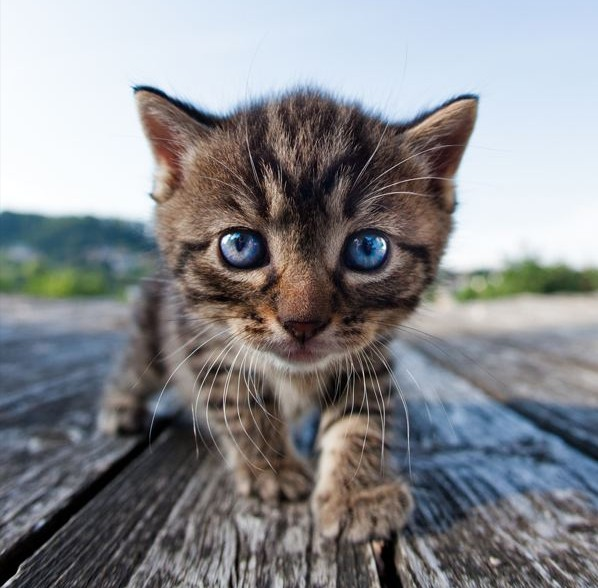
#> input picture examples/cat.jpg, 598 x 588 px
$ python -i ascii.py   (imports and definitions only)
#> lines starting #> are read from the running program, lines starting #| are printed output that depends on the picture
from PIL import Image


class ASCIIArt:
    GRAYSCALE = " .,:'`\";~-_|/=\<+>?)*^(!}{v[I&]wrcVisJmYejoWn%Xtzux17lCFLT3fSZ2a@y4GOKMU#APk605Ed8Qb9NhBDHRqg$p"
    FULL_RANGE = GRAYSCALE
    HALF_RANGE = GRAYSCALE[::2]
    QUARTER_RANGE = GRAYSCALE[::4]
    EIGHTH_RANGE = GRAYSCALE[::8]
    BLOCK = "#"

    def __init__(self, picture_path, scale=1):
        """
        Converts an image to ASCII Art

        :param picture_path: path to ascii_picture name including extension
        :param scale: 1 is roughly the original grey_image size. Can be larger (3), can be smaller (1/4)
        """
#> called with picture_path = '../examples/cat.jpg', scale = 1
        if '.' not in picture_path:
            picture_path += '.jpg'
        self.picture_path = picture_path
        self.color_image = Image.open(picture_path)
#> self.color_image is the input picture: PIL image 598x588 RGB; mean R, G, B 136.2, 137.5, 141.4
        self.scale = 7 / scale
        self.width = int(self.color_image.size[0] / self.scale)
#> self.width = 85
        self.height = int(self.color_image.size[1] / (self.scale * 1.8))
#> self.height = 46
        self.color_image = self.color_image.resize((self.width, self.height), Image.BILINEAR)
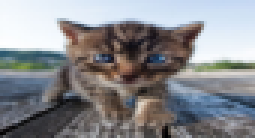
#> self.color_image: PIL image 85x46 RGB (shown 3 times larger); mean R, G, B 136.2, 137.5, 141.4
        self.grey_image = self.color_image.convert("L")
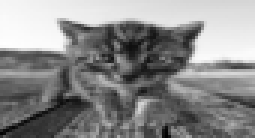
#> self.grey_image: PIL image 85x46 L (shown 3 times larger); min 1, max 255, mean 137.6
        self.ascii_picture = []

    def draw_ascii(self, char_list=' .:-=+*#%@', high_pass=0, low_pass=0, curve=1.2):
        """
        Draws ASCII art using the given parameters. Using an alternate char_set allows for custom ASCII. Use
        sort() to return the correct order if you aren't sure what the greyscale order of the character set is.

        :param char_list: sets the characters used in ASCII rendering
        :param high_pass: 1 to 100 removes darker areas
        :param low_pass: 1 to 100 removes lighter
        :param curve: defaults to linear. curve > 1 is lighter. 1 > curve > 0 is darker. curve < 0 is grey
        :return: list of all characters in the ASCII piece. Use .join() to display the text

        """
#> called with char_list = ' .:-=+*#%@', high_pass = 0, low_pass = 0, curve = 1.2
        for y in range(0, self.grey_image.size[1]):
            for x in range(0, self.grey_image.size[0]):
                brightness = 255 - self.grey_image.getpixel((x, y))
                if curve < 1:
                    choice = int(brightness * (len(char_list) / 255) ** curve)
                else:
                    choice = int(len(char_list) * (brightness / 255) ** curve)
                if choice >= len(char_list):
                    choice = len(char_list) - 1
                self.ascii_picture.append(char_list[choice])
            self.ascii_picture.append("\n")
#> after the loop, self.ascii_picture = 3956 items, first 6: ' ', ' ', ' ', ' ', ' ', ' '
        if low_pass > 0:
            low_pass = int(low_pass * len(char_list) / 100)
            for i in range(low_pass):
                self.ascii_picture = [char.replace((char_list[i]), ' ') for char in self.ascii_picture]
        if high_pass > 0:
            high_pass = int(high_pass * len(char_list) / 100)
            for i in range(high_pass):
                self.ascii_picture = [char.replace((char_list[-i]), ' ') for char in self.ascii_picture]
        return self.ascii_picture

    def draw_color_ascii(self, char_list=' .:-=+*#%@', high_pass=0, low_pass=0, curve=1.2):
        """
        Color adaptation of draw_ascii.

        :param char_list: sets the characters used in ASCII rendering
        :param high_pass: 1 to 100 removes darker areas
        :param low_pass: 1 to 100 removes lighter
        :param curve: defaults to linear. curve > 1 is lighter. 1 > curve > 0 is darker. curve < 0 is grey
        :return: list of lists. list[0] contains ASCII character, list[1] contains color value

        """
        ascii_picture = self.draw_ascii(char_list, high_pass, low_pass, curve)
#> ascii_picture = 3956 items, first 6: ' ', ' ', ' ', ' ', ' ', ' '
        color_code = self.get_color_codes()
#> after the loop in get_color_codes, `for y in range(0, self.color_image.size[1]):`: color_codes = 3910 items, first 6: '#f1f6fc', '#f1f6fc', '#f0f5fb', '#f0f5fb', '#f0f5fb', '#eff5fc'
#> color_code has the same summary as color_codes in get_color_codes
        ascii_color = []
        count = 0
        for index, char in enumerate(ascii_picture):
            if char != '\n':
                ascii_color.append([char, color_code[count]])
                count += 1
            else:
                ascii_color.append([char, '#000000'])
#> this loop made 3956 passes
#> char on passes 1 to 12: ' ', ' ', ' ', ' ', ' ', ' ', ' ', ' ', ' ', ' ', ' ', ' '
#> after the loop, ascii_color = 3956 items, first 6: [' ', '#f1f6fc'], [' ', '#f1f6fc'], [' ', '#f0f5fb'], [' ', '#f0f5fb'], [' ', '#f0f5fb'], [' ', '#eff5fc']; count = 3910
        return ascii_color

    def draw_html(self, char_list=' .:-=+*#%@', high_pass=0, low_pass=0, curve=1.2, background_color='white'):
        """
        HTML adaptation of draw_ascii. Formats colored ASCII to HTML

        :param char_list: sets the characters used in ASCII rendering
        :param high_pass: 1 to 100 removes darker areas
        :param low_pass: 1 to 100 removes lighter
        :param curve: defaults to linear. curve > 1 is lighter. 1 > curve > 0 is darker. curve < 0 is grey
        :return: string of HTML formatting

        """
        init_draw = self.draw_ascii(char_list, high_pass, low_pass, curve)
        ascii_picture = [char for char in init_draw if char != '\n']
        num_breaks = len(init_draw) - len(ascii_picture)
        hex_codes = self.get_color_codes()
        html = ['<body bgcolor={}><pre>'.format(background_color)]
        for index, char in enumerate(ascii_picture):
            if index % (len(ascii_picture) / num_breaks) == 0 and index > 0:
                html.append('<br>')
            html.append('<span style="color: {0};">{1}</span>'.format(hex_codes[index], char))
        html.append('</pre></body>')
        return ''.join(html)

    def get_color_codes(self, mode='hex'):
        """
        Gets the color value of every pixel in the transformed picture

        :param mode: hex or rgb
        :return: list of color codes in the picture

        """
        color_codes = []
        for y in range(0, self.color_image.size[1]):
            for x in range(0, self.color_image.size[0]):
                r, g, b, = self.color_image.getpixel((x, y))
                if mode.lower() == 'hex':
                    color_codes.append('#{:02x}{:02x}{:02x}'.format(r, g, b))
                elif mode.lower() == 'rgb':
                    color_codes.append((r, g, b))
                else:
                    print('Please choose hex or rgb')
        return color_codes

    @staticmethod
    def sort(char_list):
        """
        Sorts a string of characters from lightest to darkest when represented in ASCII art

        :param char_list: string of characters
        :return: sorted string of characters from lightest to darkest

        """
        output = []
        for i in char_list:
            output.append([i, ASCIIArt.GRAYSCALE.index(i)])
        output = [x for (x, y) in sorted(output, key=lambda x: x[1])]
        return ''.join(output)

>>> result = ASCIIArt('../examples/cat.jpg').draw_color_ascii()
#> result has the same summary as ascii_color in draw_color_ascii
